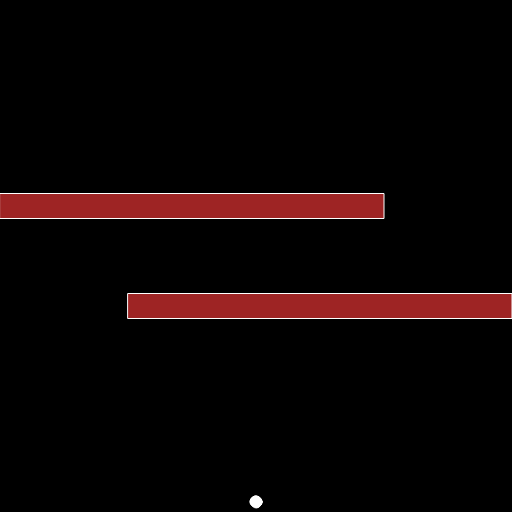
Frame 1 (no input)
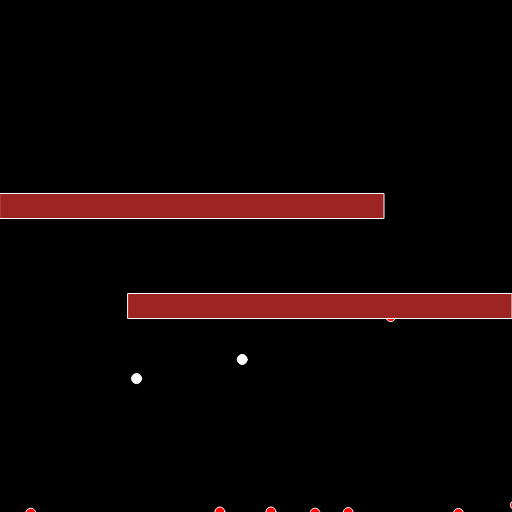
Frame 60 (no input)
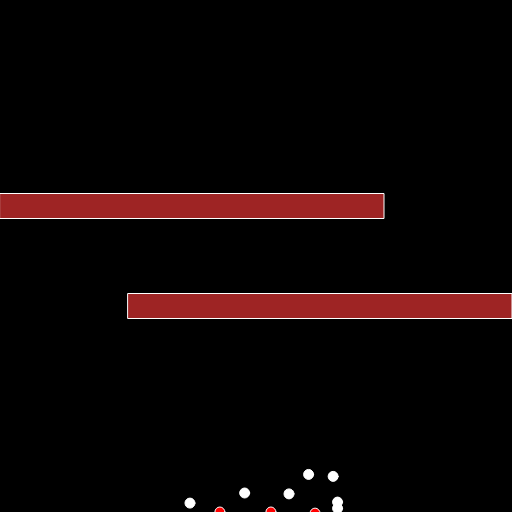
Frame 120 (the mouse pressed at the canvas centre since frame 60)

The p5.js sketch that drew these frames (run headless with seeded random() and noise() and a simulated clock; from frame 60 on, the mouse is pressed at the canvas centre):

// p5.js sketch
// ── sketch.js
const w_width = 512;
const w_height = 512;
const h_w_width = w_width / 2.0;
const h_w_height = w_height  / 2.0;
let agents = new Array();
let obstacles = new Array();

const agent_count = 10;


function setup() {
	createCanvas(512, 512);
	background(0);

	obstacles.push(new Obstacle(w_width * 0.375, h_w_height - 50, w_width * 0.75, 25));
	obstacles.push(new Obstacle(w_width * 0.625, h_w_height + 50, w_width * 0.75, 25));

	Agent.set_obstacles(obstacles);
	Agent.setSpawnPoint(h_w_width, w_height - 10);
	for (var i = 0; i < agent_count; i++) {
		agents.push(new Agent(100));
	}

}

function draw() {
	rectMode(CENTER); // Draws rectangle from the center instead of the top left corner
	background(0);
	stroke(255);
	fill(255);
	for (var i = agents.length - 1; i >= 0; i--) {
		agents[i].update();
		agents[i].draw();
	}
	for (var i = obstacles.length - 1; i >= 0; i--) {
		obstacles[i].draw();
	}

	if(Agent.allAgentDead())
	{
		for (var i = agents.length - 1; i >= 0; i--) {
			agents[i].reset();
		}
	}
}

class BoxShape
{
	constructor(x, y, width, height)
	{

		this.x = x || 0;
		this.y = y || 0;
		this.width = width;
		this.height = height;
		this.half_width = width / 2.0;
		this.half_height = height / 2.0;
	}

	isPointInside(x, y)
	{
		if(x >= this.x - this.half_width && x <= this.x + this.half_width)
		{
			if(y >= this.y - this.half_height && y <= this.y + this.half_height)
			{
				return true;
			}
		}
		return false;
	}

	isCircleInside(x, y, radius)
	{
		// More expensive to call then isPointInside, make sure you need this precision

		// Reference: https://stackoverflow.com/questions/401847/circle-rectangle-collision-detection-intersection

		// This collapses the four quadrants into one
		let circleDistance_x = abs(x - this.x);
		let circleDistance_y = abs(y - this.y);

		// Early check to see if the circle is to far to be in the box
		if (circleDistance_x > (this.h_width + radius)) { return false; }
    	if (circleDistance_y > (this.h_height + radius)) { return false; }

    	// Check to see if the circle is close enough that an intersection is guaranteed
    	if (circleDistance_x <= (this.h_width)) { return true; } 
    	if (circleDistance_y <= (this.h_height)) { return true; }

    	// Check if the circle intersect the corner of the box
    	// Computes the distance from the corner to the center of the circle and check if it is less
    	// than the circle radius
    	// Also we compare against the square of the radius to avoid using an expensive call to squrt()
    	let cornerDistance_sq = (circleDistance_x - this.h_width)^2 +(circleDistance_y - this.h_height)^2;
    	return (cornerDistance_sq <= (radius^2));
	}

	draw()
	{
		rect(this.x, this.y, this.width, this.height);
	}


}


class Obstacle
{
	constructor(x, y, width, height)
	{
		this.box = new BoxShape(x, y, width, height)
		this.color = [158, 36, 36];
	}

	draw()
	{
		fill(this.color);
		this.box.draw();
	}
}



class Agent
{
	constructor(step_count)
	{
		if(Agent.spawnPoint !== undefined)
		{
			this.pos = Agent.spawnPoint.copy();
		}
		else
		{
			this.pos = createVector(0.0, 0.0);
		}

		this.step_count = step_count;
		this.current_step = 0;
		this.steps = [];

		for (var i = 0; i < this.step_count; i++) {
			let tmp_vec = p5.Vector.random2D()
			this.steps.push(tmp_vec);
		}

		this.acc = createVector(0.0, 0.0);
		this.vel = createVector(0.0, 0.0);
		this.alive = true;



		// Create static member variable if doesn't exist
		if(Agent.agent_created_count == undefined)
		{
			Agent.agent_created_count = 1;
		}else{
			Agent.agent_created_count++;
		}

		// Create static member variable if doesn't exist
		if(Agent.agent_alive_count == undefined)
		{
			Agent.agent_alive_count = 1;
		}else{
			Agent.agent_alive_count++;
		}
	};


	static allAgentDead()
	{
		return Agent.agent_alive_count == 0;
	}

	static set_obstacles(obstacles_array)
	{
		// Environement obstacles (doesn't change from agent to agent so we use static for performance)
		// Slice with argument 0 means a full copy is created (avoids reference)
		Agent.env_obstacles = obstacles_array.slice(0);
	}

	static setSpawnPoint(x, y)
	{
		// Spawn Point (doesn't change from agent to agent so we use static for performance)
		Agent.spawnPoint = createVector(x, y);
	}


	kill()
	{
		// Need to check if agent is alive to avoid subtracting 
		// to the agent alive count for no reason
		if(this.alive == true)
		{
			this.alive = false;
			Agent.agent_alive_count--;
		}
	}


	reset()
	{
		// Need to check if agent is dead to avoid adding to the agent alive count
		// for no reason
		if(this.alive == false)
		{
			this.alive = true;
			Agent.agent_alive_count++;
		}

		this.current_step = 0;

		if(Agent.spawnPoint !== undefined)
		{
			this.pos = Agent.spawnPoint.copy();
		}
		else
		{
			// Default spawn in the middle of the screen
			this.pos = createVector(0.0, 0.0);
		}

		this.acc = createVector(0.0, 0.0);
		this.vel = createVector(0.0, 0.0);
	}

	is_outOffBound()
	{
		if(this.pos.x <= 0.0 || this.pos.y <= 0.0)
		{
			return true; // return True (bailout)
		}
		if(this.pos.x >= w_height || this.pos.y >= w_height)
		{
			return true; // return True (bailout)
		}
		return false;
	}

	is_insideObstacle()
	{
		// Make sure we defined obstacles
		if(Agent.env_obstacles !== undefined)
		{
			// iterate through every obstacle in the given array
			// and query if the agent's position is inside one of them
			for (var i = Agent.env_obstacles.length - 1; i >= 0; i--) {
				if(Agent.env_obstacles[i].box.isPointInside(this.pos.x, this.pos.y))
				{
					return true; // return True (bailout)
				}
			}
			return false;
		}
		else
		{
			throw "Agent.env_obstacles is not itinialised use Agent.set_obstacles(obstacle_array) to set it";
		}
	}

	update()
	{
		if(this.alive == true)
		{
			if(this.current_step != this.step_count - 1)
			{
				this.acc.add(this.steps[this.current_step++]);
			}
			this.vel.add(this.acc).limit(5.0);
			this.pos.add(this.vel);
			if(this.is_outOffBound())
			{
				this.kill();
			}
			if(this.is_insideObstacle())
			{
				this.kill();
			}
		}
	}

	draw()
	{
		if(this.alive)
		{
			fill(255,255,255); // Alive: fill white
		}
		else
		{
			fill(255,0,0); // Dead: fill red
		}
		ellipse(this.pos.x, this.pos.y, 10.0, 10.0);
	}
}
